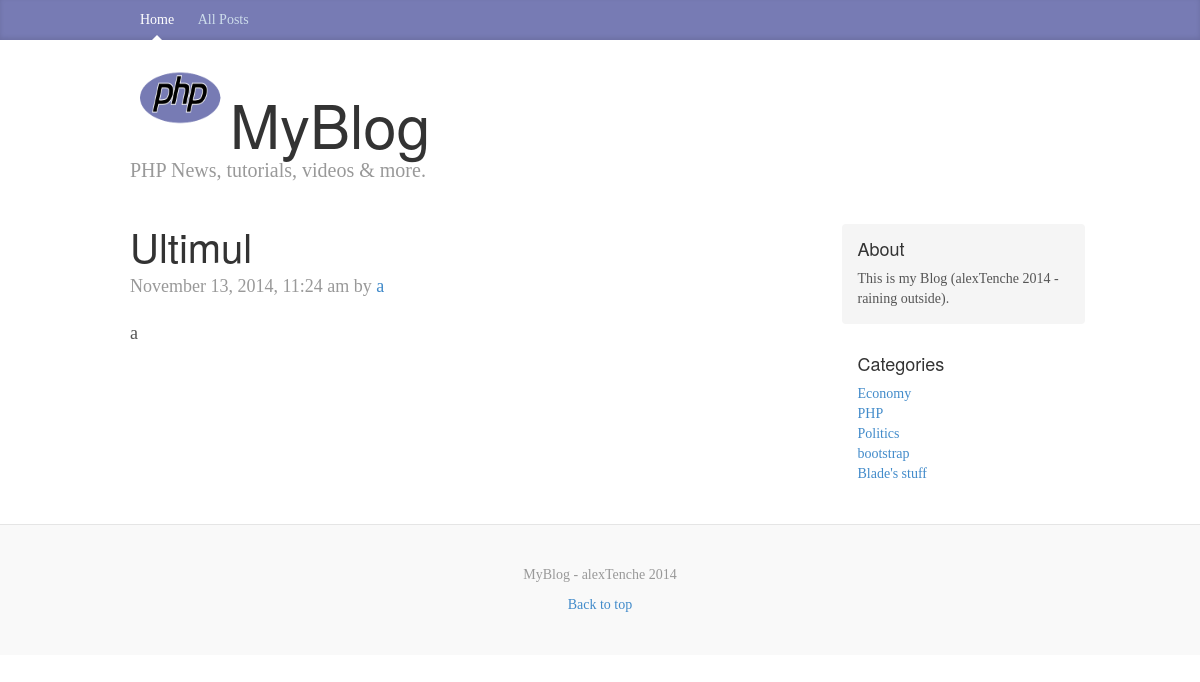
The app's page /post.php?id=9 with its own data.
### tables this page shows
CREATE TABLE IF NOT EXISTS `posts` (
  `id` int(11) NOT NULL AUTO_INCREMENT,
  `title` varchar(255) NOT NULL,
  `body` text NOT NULL,
  `category` varchar(100) NOT NULL,
  `author` varchar(100) NOT NULL,
  `tags` varchar(255) NOT NULL,
  `date` timestamp NOT NULL DEFAULT CURRENT_TIMESTAMP,
  PRIMARY KEY (`id`)
);

CREATE TABLE IF NOT EXISTS `categories` (
  `id` int(11) NOT NULL AUTO_INCREMENT,
  `name` varchar(100) NOT NULL,
  PRIMARY KEY (`id`)
);

### libraries/Database.php (called while the page is built, shortened)
<?php
class Database{
	public $host = DB_HOST;
	public $username = DB_USER;
	public $password = DB_PASS;
	public $db_name = DB_NAME;
	public $link;
	private function connect(){
		$this->link = new mysqli($this->host, $this->username, $this->password, $this->db_name);
	}
	public function select($query){
		$result = $this->link->query($query) or die($this->link->error.__LINE__);
		if($result->num_rows > 0){
			return $result;
		} else {
			return false;
		}
	}
}

### helpers/format_helper.php (called while the page is built, shortened)
<?php
function formatDate($date){
	return date('F j, Y, g:i a', strtotime($date));
}

### config/config.php (called while the page is built, shortened)
<?php
$site_description = 'This is my Blog (alexTenche 2014 - raining outside).';

### post.php (the view)
<?php include 'includes/header.php'; ?>
<?php
	$id = $_GET['id'];
	$db= new Database();
	$query = "SELECT * FROM posts WHERE id = ".$id;
	$post = $db->select($query)->fetch_assoc();
	$query = "SELECT * FROM categories";
	$categories = $db->select($query);
?>
	<div class="blog-post">
		<h2 class="blog-post-title"><?php echo $post['title'];?></h2>
        <p class="blog-post-meta"><?php echo formatDate($post['date']); ?> by <a href="#"><?php echo $post['author']; ?></a></p>
        <?php echo $post['body']; ?>
	</div>
<?php include 'includes/footer.php'; ?>

### includes/footer.php (shortened to what this page needs)
        </div>
        <div class="col-sm-3 col-sm-offset-1 blog-sidebar">
			<div class="sidebar-module sidebar-module-inset">
				<h4>About</h4>
				<p><?php echo $site_description; ?></p>
			</div>
			<div class="sidebar-module">
				<h4>Categories</h4>
				<?php if($categories) : ?>
					<ol class="list-unstyled">
						<?php while($row = $categories->fetch_assoc()) : ?>
							<li><a href="posts.php?category=<?php echo $row['id']; ?>"><?php echo $row['name']; ?></a></li>
						<?php endwhile; ?>
					</ol>
				<?php else: ?>
					<p>There are no categories yet</p>
				<?php endif; ?>
			</div>
        </div>
      </div>
    </div>
    <div class="blog-footer">
      <p>MyBlog - alexTenche 2014</p>
      <p>
        <a href="#">Back to top</a>
      </p>
    </div>
  </body>
</html>

### css/custom.css (style rules this page uses)
body { font-family: Georgia, "Times New Roman", Times, serif; color: #555; }
h1, .h1, h2, .h2, h3, .h3, h4, .h4, h5, .h5, h6, .h6 { margin-top: 0; font-family: "Helvetica Neue", Helvetica, Arial, sans-serif; font-weight: normal; color: #333; }
.sidebar-module { padding: 15px; margin: 0 -15px 15px; }
.sidebar-module-inset { padding: 15px; background-color: #f5f5f5; border-radius: 4px; }
.sidebar-module-inset p:last-child, .sidebar-module-inset ul:last-child, .sidebar-module-inset ol:last-child { margin-bottom: 0; }
.blog-post { margin-bottom: 60px; }
.blog-post-title { margin-bottom: 5px; font-size: 40px; }
.blog-post-meta { margin-bottom: 20px; color: #999; }
.blog-footer { padding: 40px 0; color: #999; text-align: center; background-color: #f9f9f9; border-top: 1px solid #e5e5e5; }
.blog-footer p:last-child { margin-bottom: 0; }

### records on screen
posts: title "Ultimul", date "November 13, 2014, 11:24 am", author "a", body "a"
categories: name "Economy"
categories: name "PHP"
categories: name "Politics"
categories: name "bootstrap"
categories: name "Blade's stuff"

### other values on screen
$site_description "This is my Blog (alexTenche 2014 - raining outside)."
